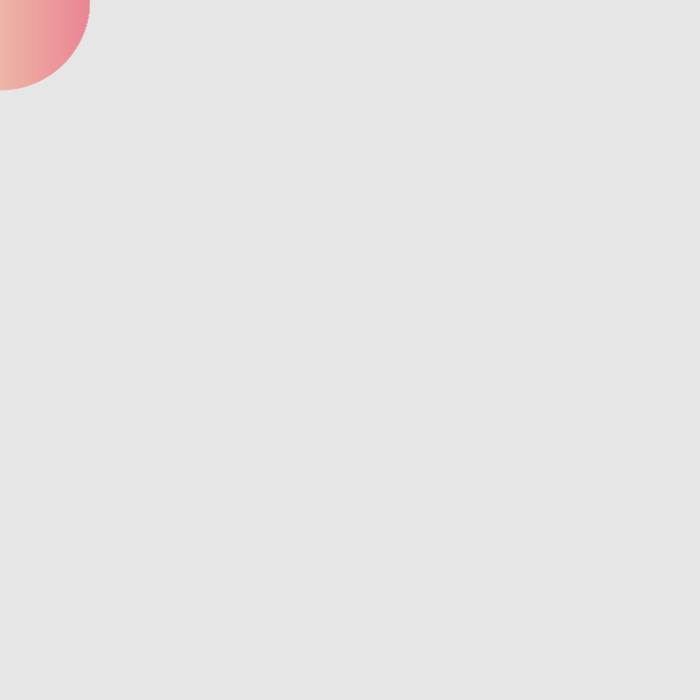
Frame 1 (no input)
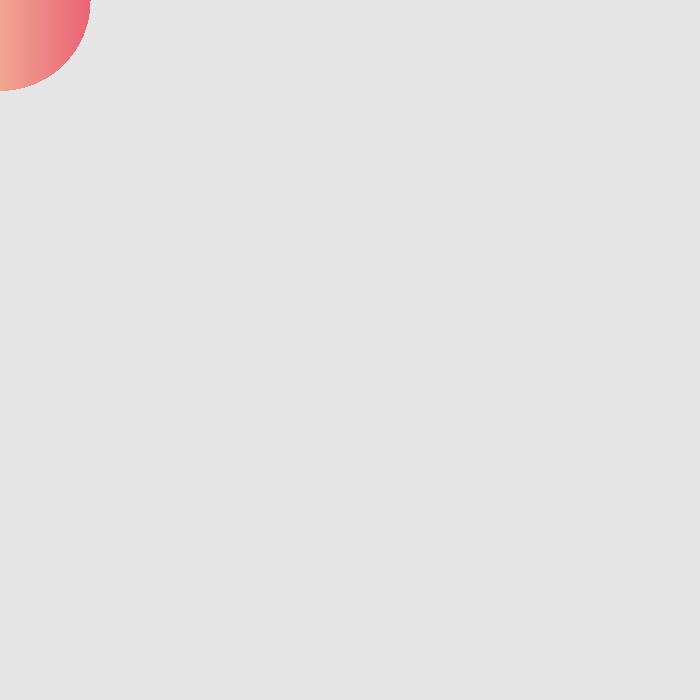
Frame 60 (no input)
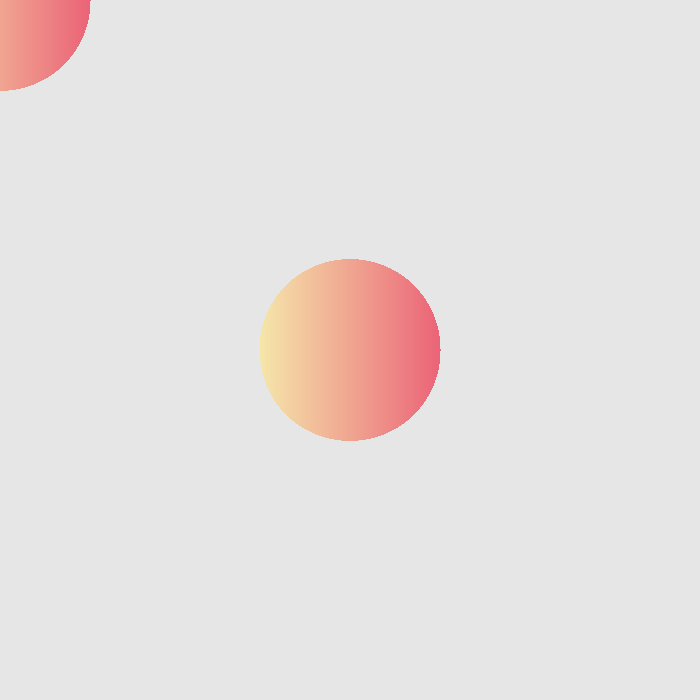
Frame 120 (the mouse pressed at the canvas centre since frame 60)

The p5.js sketch that drew these frames (run headless with seeded random() and noise() and a simulated clock; from frame 60 on, the mouse is pressed at the canvas centre):

// p5.js sketch
// ── sketch.js
var radius = 90;
var diameter = radius*2;
//var strokew = round(diameter/180);
var startr = 245;
var startg = 230;
var startb = 170;
var r = 235;
var g = 100;
var b = 120;
//var length of the circle line = radius(sin(i))
//var length of circle line = radius(sin(arccos(adjacent/hypotenuse))
function setup() {
  createCanvas(700,700);
  //angleMode(DEGREES);
  background(230);
}

function draw() {
  //half circle
  for (var i = 1; i <= 180; i++){
    var incrementr = (r-startr)/180;
    var incrementg = (g-startg)/180;
    var incrementb = (b-startb)/180;
    var angle = (i/180)*Math.PI;
    //fullcircle
    var lengthOfLine = Math.abs(radius*(Math.sin(Math.acos((90-i)/radius))));
    //halfcircle
    //var lengthOfLine = Math.abs(radius*(Math.sin(Math.acos(i/radius))));
    //diamond
    //var lengthOfLine = Math.abs(radius*(Math.sin(angle)));
    stroke(startr+incrementr*i, startg+incrementg*i,startb+incrementb*i);
    line(mouseX-radius+i,mouseY-lengthOfLine,mouseX-radius+i,mouseY+lengthOfLine);
  }
  /*if(mouseIsPressed){
    fill(255,200,200);
  }
  else{
    fill(255);
  }
  stroke(220,170,170,30);
  ellipse(mouseX,mouseY,80,80);*/
}
// ── Lumar-Circle.js
var radius = 90;
var diameter = radius*2;
//var strokew = round(diameter/180);
var startr = 245;
var startg = 230;
var startb = 170;
var r = 235;
var g = 100;
var b = 120;
var t=0;
function setup() {
  createCanvas(700,700);
  background(230,230,250);
}

function draw() {
  startr = 55*noise(t+6)+200;
  startg = 55*noise(t+20)+200;
  startb = 55*noise(t+1)+200;
  r = 210-210*noise(t);
  g = 210-210*noise(t+9);
  b = 210-210*noise(t+4);
  for (var i = 1; i <= 180; i++){
    var incrementr = (r-startr)/180;
    var incrementg = (g-startg)/180;
    var incrementb = (b-startb)/180;
    var angle = (i/180)*Math.PI;
    //fullcircle
    var lengthOfLine = Math.abs(radius*(Math.sin(Math.acos((90-i)/radius))));
    //halfcircle
    //var lengthOfLine = Math.abs(radius*(Math.sin(Math.acos(i/radius))));
    //diamond
    //var lengthOfLine = Math.abs(radius*(Math.sin(angle)));
    if(mouseIsPressed){
    }
    else{
      stroke(startr+incrementr*i, startg+incrementg*i,startb+incrementb*i);
      line(mouseX-radius+i,mouseY-lengthOfLine,mouseX-radius+i,mouseY+lengthOfLine);
    }
  }
  t+=1/1000;
}
// ── Lumar-CircleChanging.js
var radius = 90;
var diameter = radius*2;
//var strokew = round(diameter/180);
var startr = 245;
var startg = 230;
var startb = 170;
var x;
var y;
var r = 235;
var g = 100;
var b = 120;
var t=0;
function setup() {
  createCanvas(700,700);
  background(230,230,250);
  x= mouseX;
  y = mouseY;
}

function draw() {
  startr = 55*noise(t+6)+200;
  startg = 55*noise(t+20)+200;
  startb = 55*noise(t+1)+200;
  r = 210-210*noise(t);
  g = 210-210*noise(t+9);
  b = 210-210*noise(t+4);
  for (var i = 1; i <= 180; i++){
    var incrementr = (r-startr)/180;
    var incrementg = (g-startg)/180;
    var incrementb = (b-startb)/180;
    var angle = (i/180)*Math.PI;
    //fullcircle
    var lengthOfLine = Math.abs(radius*(Math.sin(Math.acos((90-i)/radius))));
    //halfcircle
    //var lengthOfLine = Math.abs(radius*(Math.sin(Math.acos(i/radius))));
    //diamond
    //var lengthOfLine = Math.abs(radius*(Math.sin(angle)));
    if(mouseIsPressed){
    }
    else{
      
      push();
        x = 0.9*x+0.1*mouseX;
        y = 0.9*y+0.1*mouseY;
        translate(x,y);
        rotate(t*10);

         stroke(startr+incrementr*i, startg+incrementg*i,startb+incrementb*i);
         line(-radius+i,-lengthOfLine,-radius+i,lengthOfLine);
        
      pop();
    }
  }
  t+=1/1000;
}
// ── Lumar-CircleChangingOriginal.js
var allDigits=[10];

var t=0;
var vertices = 0;
var verticestwo = 0;
var verticeEnd;
var verticeEndtwo;
var lerpNum = 0;
var numPath;
var numPathtwo;
//minutestuff
var mvertices = 0;
var mverticestwo = 0;
var mverticesEnd;
var mverticeEndtwo;
var mlerpNum = 0;
var mlerpNumtwo=0;
var mnumPath;
var mnumPathtwo;
//var hour();
var hr;
var minutes;
var tenMin;
var singleMin;
var mincircle;
var mintwo;
var hourcircle;
var hourtwo;
var light;

var extra;
var extratwo;
function setup() {
  createCanvas(700,700);
  //background(0);
  background(215,240,255);
  extra = new Decor;
  extratwo = new Decor;
  hourcircle = new HourCircle;
  hourtwo = new HourCircle;
  mincircle = new MinCircle(60);
  mintwo = new MinCircle(45);
  allDigits[0] = [ createVector(315, 0, 0), createVector(210, 33, 0), createVector(140, 133, 0), createVector(105, 300, 0), createVector(105, 400, 0), createVector(140, 567, 0), createVector(210, 667, 0), createVector(315, 700, 0), createVector(385, 700, 0), createVector(490, 667, 0), createVector(560, 567, 0), createVector(595, 400, 0), createVector(595, 300, 0), createVector(560, 133, 0), createVector(490, 33, 0), createVector(385, 0, 0), createVector(315, 0, 0)];
  allDigits[1] = [ createVector(210, 133, 0), createVector(280, 100, 0), createVector(385, 0, 0), createVector(385, 700, 0)];
  allDigits[2] = [ createVector(140, 167, 0), createVector(140, 133, 0), createVector(175, 67, 0), createVector(210, 33, 0), createVector(280, 0, 0), createVector(420, 0, 0), createVector(490, 33, 0), createVector(525, 67, 0), createVector(560, 133, 0), createVector(560, 200, 0), createVector(525, 267, 0), createVector(455, 367, 0), createVector(105, 700, 0), createVector(595, 700, 0)];
  allDigits[3] = [ createVector(175, 0, 0), createVector(560, 0, 0), createVector(350, 267, 0), createVector(455, 267, 0), createVector(525, 300, 0), createVector(560, 333, 0), createVector(595, 433, 0), createVector(595, 500, 0), createVector(560, 600, 0), createVector(490, 667, 0), createVector(385, 700, 0), createVector(280, 700, 0), createVector(175, 667, 0), createVector(140, 633, 0), createVector(105, 567, 0)];
  allDigits[4] = [ createVector(455, 0, 0), createVector(105, 467, 0), createVector(630, 467, 0), createVector(0, 0, 0), createVector(455, 0, 0), createVector(455, 700, 0)];
  allDigits[5] = [ createVector(525, 0, 0), createVector(175, 0, 0), createVector(140, 300, 0), createVector(175, 267, 0), createVector(280, 233, 0), createVector(385, 233, 0), createVector(490, 267, 0), createVector(560, 333, 0), createVector(595, 433, 0), createVector(595, 500, 0), createVector(560, 600, 0), createVector(490, 667, 0), createVector(385, 700, 0), createVector(280, 700, 0), createVector(175, 667, 0), createVector(140, 633, 0), createVector(105, 567, 0)];
  allDigits[6] = [ createVector(560, 100, 0), createVector(525, 33, 0), createVector(420, 0, 0), createVector(350, 0, 0), createVector(245, 33, 0), createVector(175, 133, 0), createVector(140, 300, 0), createVector(140, 467, 0), createVector(175, 600, 0), createVector(245, 667, 0), createVector(350, 700, 0), createVector(385, 700, 0), createVector(490, 667, 0), createVector(560, 600, 0), createVector(595, 500, 0), createVector(595, 467, 0), createVector(560, 367, 0), createVector(490, 300, 0), createVector(385, 267, 0), createVector(350, 267, 0), createVector(245, 300, 0), createVector(175, 367, 0), createVector(140, 467, 0)];
  allDigits[7] = [ createVector(595, 0, 0), createVector(245, 700, 0), createVector(0, 0, 0), createVector(105, 0, 0), createVector(595, 0, 0)];
  allDigits[8] = [ createVector(280, 0, 0), createVector(175, 33, 0), createVector(140, 100, 0), createVector(140, 167, 0), createVector(175, 233, 0), createVector(245, 267, 0), createVector(385, 300, 0), createVector(490, 333, 0), createVector(560, 400, 0), createVector(595, 467, 0), createVector(595, 567, 0), createVector(560, 633, 0), createVector(525, 667, 0), createVector(420, 700, 0), createVector(280, 700, 0), createVector(175, 667, 0), createVector(140, 633, 0), createVector(105, 567, 0), createVector(105, 467, 0), createVector(140, 400, 0), createVector(210, 333, 0), createVector(315, 300, 0), createVector(455, 267, 0), createVector(525, 233, 0), createVector(560, 167, 0), createVector(560, 100, 0), createVector(525, 33, 0), createVector(420, 0, 0), createVector(280, 0, 0)];
  allDigits[9] = [ createVector(560, 233, 0), createVector(525, 333, 0), createVector(455, 400, 0), createVector(350, 433, 0), createVector(315, 433, 0), createVector(210, 400, 0), createVector(140, 333, 0), createVector(105, 233, 0), createVector(105, 200, 0), createVector(140, 100, 0), createVector(210, 33, 0), createVector(315, 0, 0), createVector(350, 0, 0), createVector(455, 33, 0), createVector(525, 100, 0), createVector(560, 233, 0), createVector(560, 400, 0), createVector(525, 567, 0), createVector(455, 667, 0), createVector(350, 700, 0), createVector(280, 700, 0), createVector(175, 667, 0), createVector(140, 600, 0)];

  //allDigits = [zero,one,two,three,four,five,six,seven,eight,nine];

  shadow = [/*12*/createVector(0,0,0), /*1*/createVector(0,0,0), /*2*/createVector(0,0,0), /*3*/createVector(60,56,32), /*4*/createVector(83,82,62), /*5*/createVector(119,122,106),/*6am*/createVector(160,166,142), /*7am*/createVector(138,165,140),/*8am*/createVector(121,150,135), /*9am*/createVector(110,136,144),  /*10am*/createVector(96,103,132), /*11am*/createVector(138,165,140),  /*12pm*/createVector(95,81,140), /*1pm*/createVector(79,77,154),/*2pm*/createVector(79,104,176), /*3pm*/createVector(66,113,172), /*4pm*/createVector(59,142,166), /*5pm*/createVector(41,135,136), /*6pm*/createVector(32,121,103),/*7pm*/createVector(15,76,32), /*8pm*/createVector(45,49,7), /*9pm*/createVector(47,31,5), /*10*/createVector(0,0,0), /*11*/createVector(0,0,0) ]; 
  light = [/*12*/createVector(120,117,174), /*1*/createVector(131,138,160), /*2*/createVector(116,121,133), /*3*/createVector(94,96,100), /*4*/createVector(132,136,142), /*5*/createVector(178,157,177),/*6am*/createVector(216,187,201), /*7am*/createVector(230,195,201),/*8am*/createVector(238,210,199), /*9am*/createVector(241,219,200),  /*10am*/createVector(250,231,204), /*11am*/createVector(255,245,206),  /*12pm*/createVector(255,252,216), /*1pm*/createVector(255,247,205),/*2pm*/createVector(255,238,188), /*3pm*/createVector(255,220,164), /*4pm*/createVector(255,210,157), /*5pm*/createVector(255,203,157), /*6pm*/createVector(255,133,73),/*7pm*/createVector(255,99,73), /*8pm*/createVector(224,79,130), /*9pm*/createVector(171,89,145), /*10*/createVector(145,89,171), /*11*/createVector(108,89,171)]; 
}

function draw() {
  // Fetch the current time
  //hour() = hour();
  background(210,230,255,3);
  //background(220,230,255,4);
  minutes = minute();
  hr = hour();
  var lightnowr= light[hr].x;
  var lightnowg= light[hr].y;
  var lightnowb= light[hr].z;
  var darknowr= shadow[hr].x;
  var darknowg= shadow[hr].y;
  var darknowb= shadow[hr].z;
  tenMin = floor((minutes/10));
  singleMin = minutes%10;
  hourcircle.draw(t, lightnowr, lightnowg, lightnowb, darknowr, darknowg, darknowb);
  hourtwo.draw(t, lightnowr, lightnowg, lightnowb, darknowr, darknowg, darknowb);
  mincircle.draw(t, lightnowr, lightnowg, lightnowb, darknowr, darknowg, darknowb);
  mintwo.draw(t, lightnowr, lightnowg, lightnowb, darknowr, darknowg, darknowb);
  mnumPathtwo = allDigits[singleMin];
    var amountOfvert = mnumPathtwo.length;
    mverticestwo=mverticestwo%(amountOfvert-1);
    mverticeEndtwo=(mverticestwo+1)%(amountOfvert);//vertice = which vertice to go through
    var testingxtwo = mnumPathtwo[mverticeEndtwo].x;
    var testingytwo = mnumPathtwo[mverticeEndtwo].y;
    var sumtwo = testingxtwo+testingytwo;
    if (sumtwo <= 0){
      mverticestwo+=2;//this is to lift up the circle gradient when necesary if there's a break in path
    }
    mintwo.move(mnumPathtwo[mverticestwo],mnumPathtwo[mverticeEndtwo],mlerpNumtwo);
    mlerpNumtwo+=1/60;
    if(mlerpNumtwo > 1){
      mlerpNumtwo=0;
      mverticestwo++;
  }
  if (tenMin >0){
    mnumPath = allDigits[tenMin];
    var amountOfvertice = mnumPath.length;
    mvertices=mvertices%(amountOfvertice-1);
    mverticeEnd=(mvertices+1)%(amountOfvertice);//vertice = which vertice to go through
    var testingx = mnumPath[mverticeEnd].x;
    var testingy = mnumPath[mverticeEnd].y;
    var sum = testingx+testingy;
    if (sum <= 0){
      mvertices+=2;//this is to lift up the circle gradient when necesary if there's a break in path
    }
    mincircle.move(mnumPath[mvertices],mnumPath[mverticeEnd],mlerpNum);
    mlerpNum+=1/50;
    if(mlerpNum > 1){
      mlerpNum=0;
      mvertices++;
    }
  }
  if((!(hr > 9))||(hr>12)){
    numPath = allDigits[(hr%12)];
    var amountOfvertice = numPath.length;
    vertices=vertices%(amountOfvertice-1);
    verticeEnd=(vertices+1)%(amountOfvertice);//vertice = which vertice to go through
    var testingx = numPath[verticeEnd].x;
    var testingy = numPath[verticeEnd].y;
    var sum = testingx+testingy;
    if (sum <= 0){
      vertices+=2;//this is to lift up the circle gradient when necesary if there's a break in path
    }
    hourcircle.move(numPath[vertices],numPath[verticeEnd],lerpNum);
    lerpNum+=1/100;
    if(lerpNum > 1){
      lerpNum=0;
      vertices++;
    }
  }
  else if((hr = 11) || (hr = 23)){
    numPath = allDigits[1];
    var amountOfvertice = numPath.length;
    vertices=vertices%(amountOfvertice-1);
    verticestwo = (amountOfvertice-1)-vertices;
    verticeEnd=(vertices+1)%(amountOfvertice);//vertice = which vertice to go through
    verticeEndtwo = (amountOfvertice) - verticeEnd;
    var testingx = numPath[verticeEnd].x;
    var testingy = numPath[verticeEnd].y;
    var sum = testingx+testingy;
    if (sum <= 0){
      vertices+=2;//this is to lift up the circle gradient when necesary if there's a break in path
    }
    hourcircle.move(numPath[vertices],numPath[verticeEnd],lerpNum);
    hourtwo.move(numPath[vertices],numPath[verticeEnd],lerpNum);
    lerpNum+=1/100;
    if(lerpNum > 1){
      lerpNum=0;
      vertices++;
    }
  }
  else if((hr=12)||(hr=0)){
    numPath = allDigits[1];
    numPathtwo = allDigits[2];
    var amountOfvertice = numPath.length;
    var amountOfverticetwo = numPathtwo.length;
    vertices=vertices%(amountOfvertice-1);
    verticestwo=verticestwo%(amountOfverticetwo-1);
    verticeEnd=(vertices+1)%(amountOfvertice);//vertice = which vertice to go through
    verticeEndtwo=(vertices+1)%(amountOfverticetwo);
    var testingx = numPath[verticeEnd].x;
    var testingy = numPath[verticeEnd].y;
    var sum = testingx+testingy;
    if (sum <= 0){
      vertices+=2;//this is to lift up the circle gradient when necesary if there's a break in path
    }
    hourcircle.move(numPath[vertices],numPath[verticeEnd],lerpNum);
    hourtwo.move(numPathtwo[verticestwo],numPathtwo[verticeEndtwo],lerpNum);
    lerpNum+=1/100;
    if(lerpNum > 1){
      lerpNum=0;
      vertices++;
    }
  }
  t+=Math.PI*1/9000;
  push();
    translate(width/2, -30);
    rotate(t);
    extratwo.draw();
  pop();
  extra.draw();
}
function HourCircle(){
  this.radius = 90;
  this.diameter = this.radius*2; 
  this.x = 0.1 * width;
  this.y = 10 * height;
  this.draw = function(t,lightr,lightg,lightb, shadowr,shadowg, shadowb){
    for (var i = 1; i <= this.diameter; i++){
      this.incrementr = (shadowr-lightr)/180;
      this.incrementg = (shadowg-lightg)/180;
      this.incrementb = (shadowb-lightb)/180;
    //fullcircle
      this.lengthOfLine = Math.abs(this.radius*(Math.sin(Math.acos((90-i)/this.radius))));
    //halfcircle
    //this.lengthOfLine = Math.abs(this.radius*(Math.sin(Math.acos(i/this.radius))));
    //diamond
    //this.angle = (i/180)*Math.PI;
    //this.lengthOfLine = Math.abs(this.radius*(Math.sin(this.angle)));
      this.angle=(hour()+18)*-1*Math.PI/24;
      push();
        translate(this.x,this.y);
        rotate(this.angle);
        stroke(lightr+this.incrementr*i, lightg+this.incrementg*i,lightb+this.incrementb*i);
        line(-this.radius+i,-this.lengthOfLine,-this.radius+i,this.lengthOfLine);   
      pop();
    }
  }
  this.move = function(startv, endv, lerpNum){
    //println(endv);
    this.x = lerp(startv.x, endv.x, lerpNum);
    this.y = lerp(startv.y, endv.y, lerpNum);
  }

}

function MinCircle(rad){
  this.radius = rad;
  this.diameter = this.radius*2; 
  this.x = -100;
  this.y = -100;
  this.draw = function(t,lightr,lightg,lightb, shadowr,shadowg, shadowb){
    for (var i = 1; i <= this.diameter; i++){
      this.incrementr = (shadowr-lightr)/this.diameter;
      this.incrementg = (shadowg-lightg)/this.diameter;
      this.incrementb = (shadowb-lightb)/this.diameter;
    //diamond
    this.mappedi = map(i,0,this.diameter,0,180);
    this.angle = (this.mappedi/180)*Math.PI;
    this.lengthOfLine = Math.abs(this.radius*(Math.sin(this.angle)));
      this.rotation=(hour()+18)*-1*Math.PI/24;//REFLECTS POSITION OF SUN IN SKY
      push();
        translate(this.x, this.y);
        stroke(lightr+this.incrementr*i, lightg+this.incrementg*i,lightb+this.incrementb*i);
        line(-this.radius+i,-this.lengthOfLine,-this.radius+i,this.lengthOfLine);   
      pop();
    }
  }
  this.move = function(startv, endv, lerpNum){
    //println(endv);
    this.x = lerp(startv.x, endv.x, lerpNum);
    this.y = lerp(startv.y, endv.y, lerpNum);
  }
}
function Decor(){
  this.radius = 40;
  this.diameter = this.radius*2;
//var strokew = round(diameter/180);
  this.startr = 245;
  this.startg = 230;
  this.startb = 170;
  this.r = 235;
  this.g = 100;
  this.b = 120;

  this.draw=function(){
    this.startr = 75*noise(t+6)+200;
    this.startg = 55*noise(t+20)+200;
    this.startb = 55*noise(t+1)+200;
    this.r = this.startr-200*noise(t);
    this.g = this.startg-200*noise(t+9);
    this.b = this.startb-40*noise(t+4);
    for (var i = 1; i <= this.diameter; i++){
      this.incrementr = (this.r-this.startr)/this.diameter;
      this.incrementg = (this.g-this.startg)/this.diameter;
      this.incrementb = (this.b-this.startb)/this.diameter;
      this.mappedi = map(i,0,this.diameter,0,180);
      this.angle = (i/180)*Math.PI;
    //fullcircle
      this.lengthOfLine = Math.abs(this.radius*(Math.sin(Math.acos((90-this.mappedi)/this.radius))));
    //halfcircle
    //var lengthOfLine = Math.abs(radius*(Math.sin(Math.acos(i/radius))));
    //diamond
    //var lengthOfLine = Math.abs(radius*(Math.sin(angle)));
        stroke(this.startr+this.incrementr*i, this.startg+this.incrementg*i,this.startb+this.incrementb*i);
        line(mouseX-this.radius+i,mouseY-this.lengthOfLine,mouseX-this.radius+i,mouseY+this.lengthOfLine);
    }
    t+=1/1000;
  }
}
